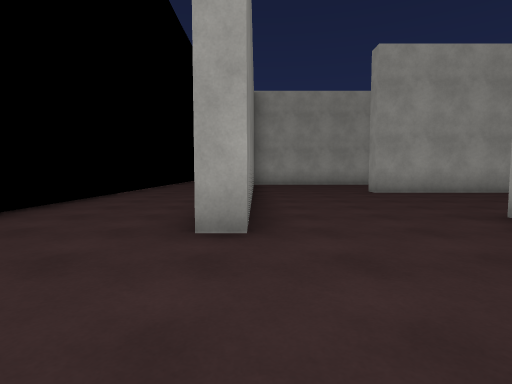
view 1 (above)

24 first-person views from a walk through a 3-D level made in the Unity game engine. The camera is 1.2 m above the floor, tilts 4° down and sees 80° across. The floor is counted in squares, 2 m on a side. Each view is taken from the middle of a square. On the plan, view 1 faces up. The plan holds only what a view shows up to about 9 squares ahead; the rest is blank. The place goes on beyond the plan. The player character is not drawn. Some surface patterns are stand-ins.

view 2
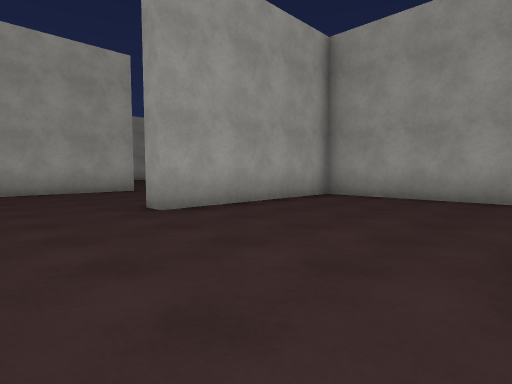

view 3
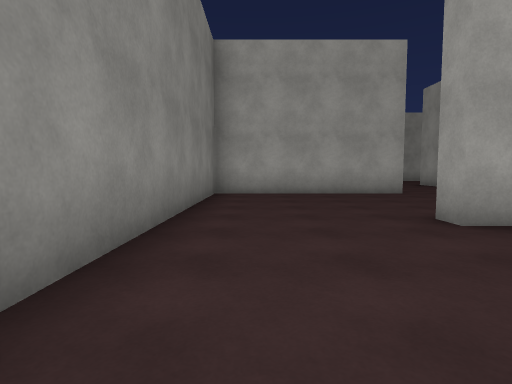

view 4
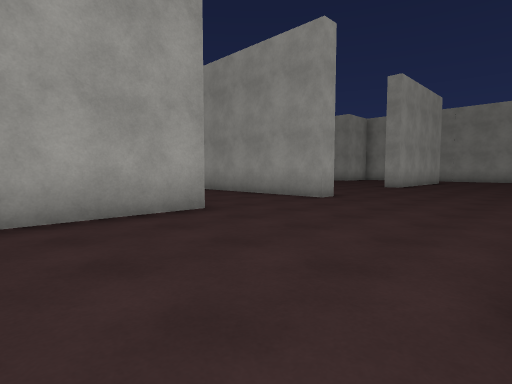

view 5
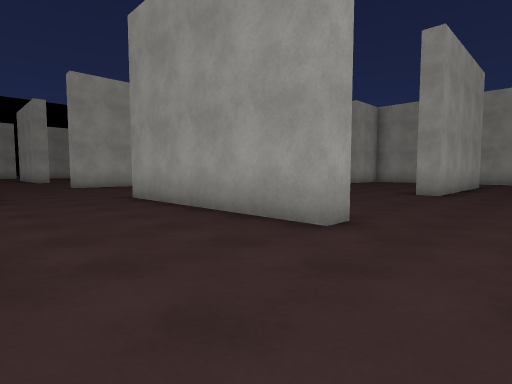

view 6
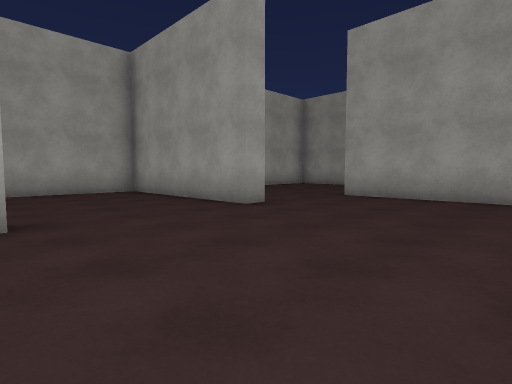

view 7
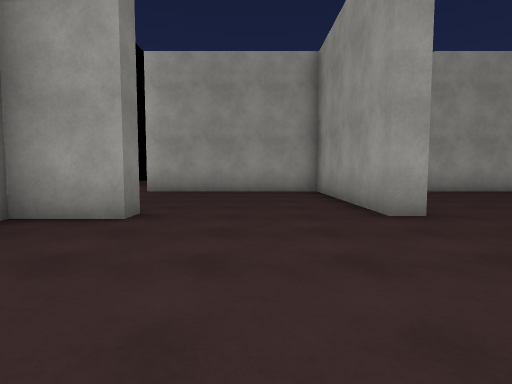

view 8
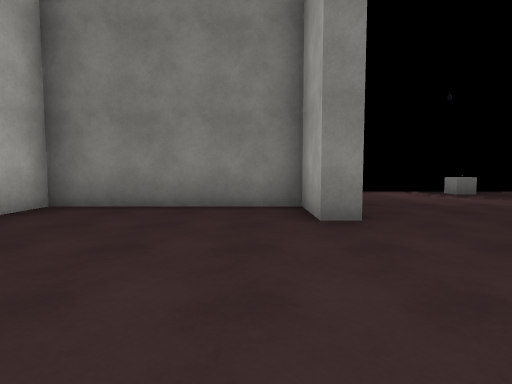

view 9
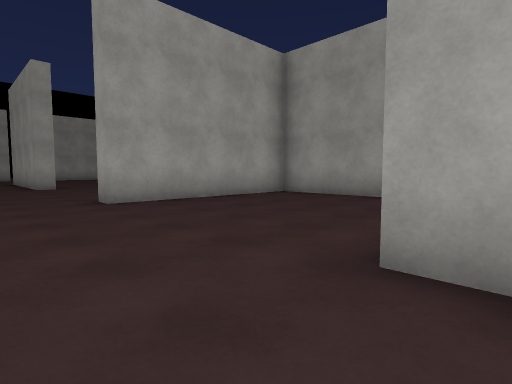

view 10
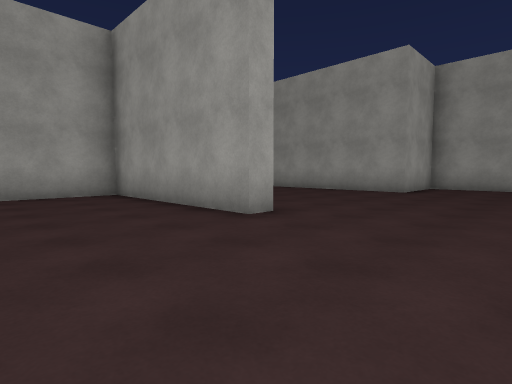

view 11
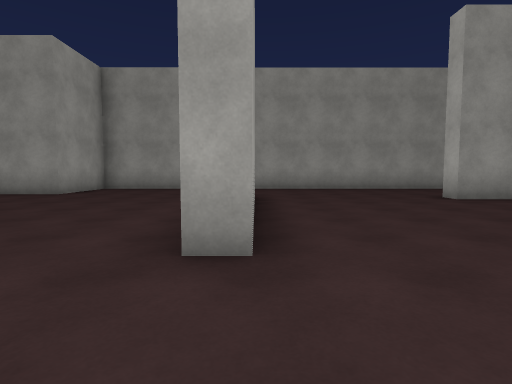

view 12
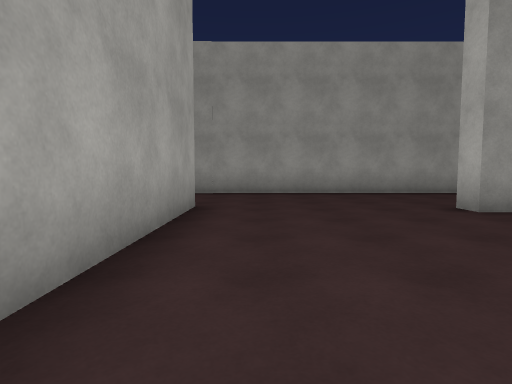

view 13
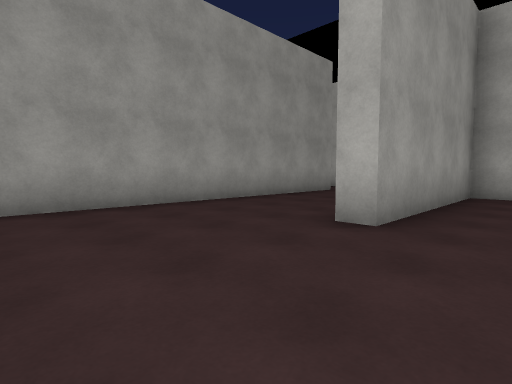

view 14
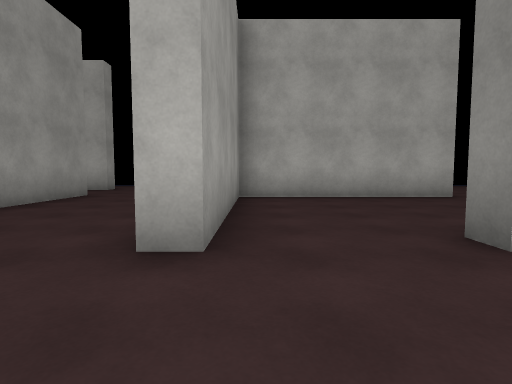

view 15
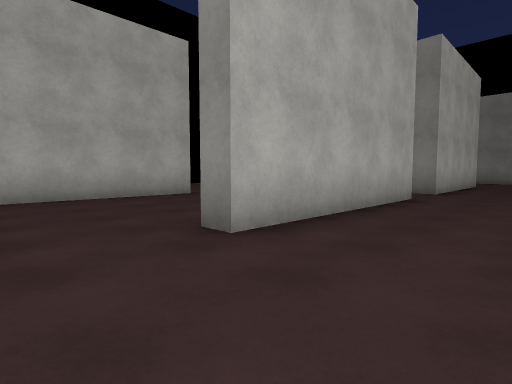

view 16
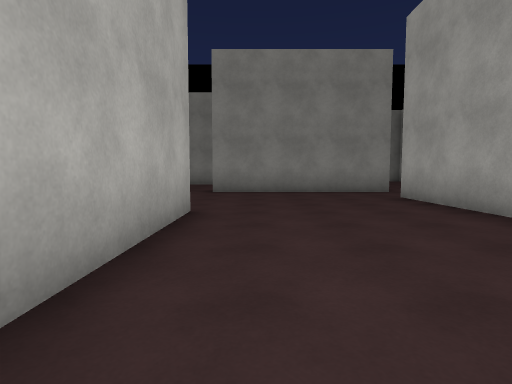

view 17
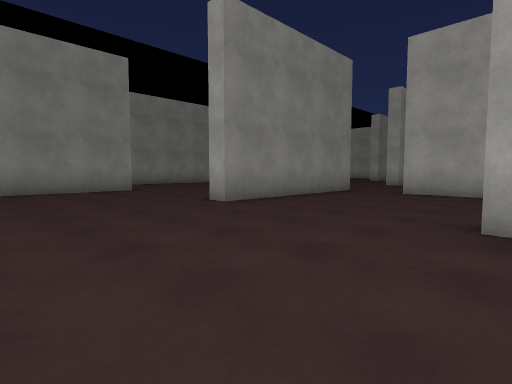

view 18
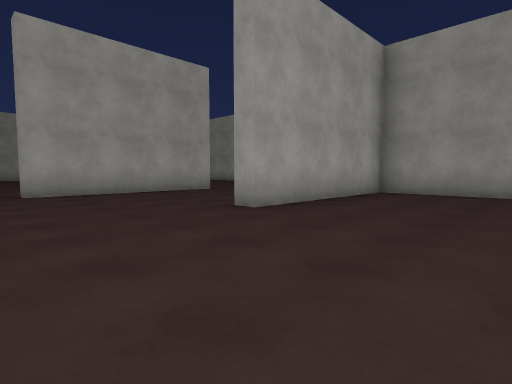

view 19
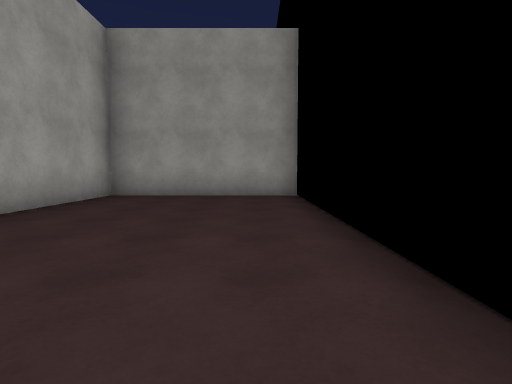

view 20
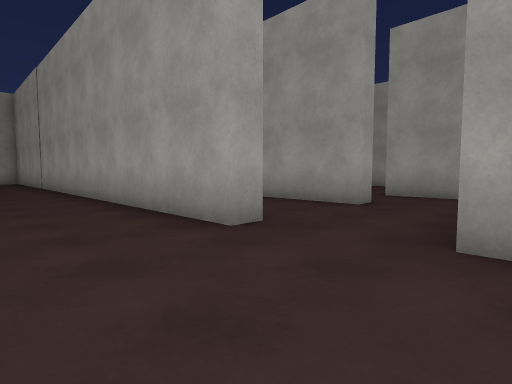

view 21
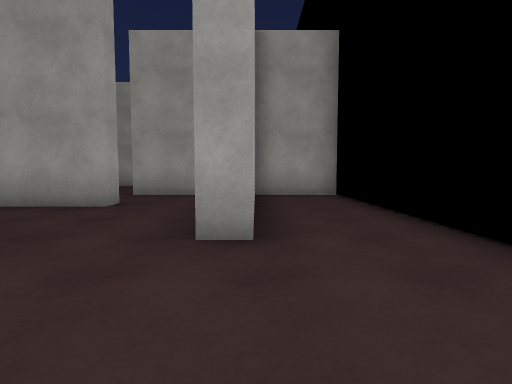

view 22
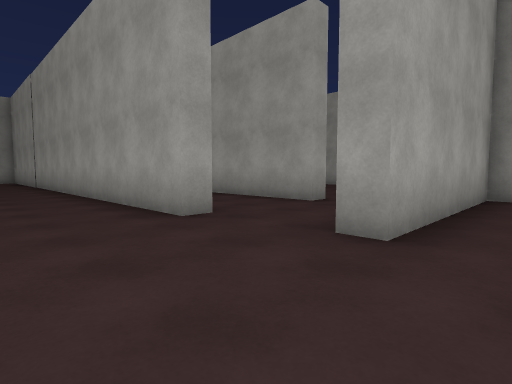

view 23
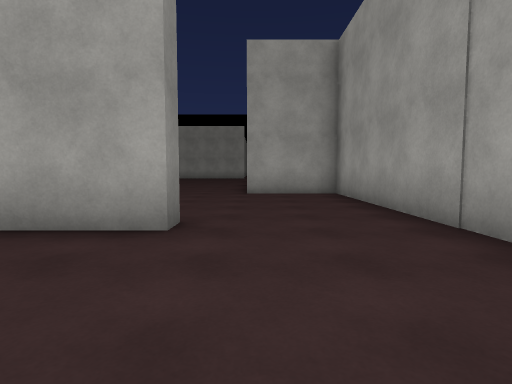

view 24
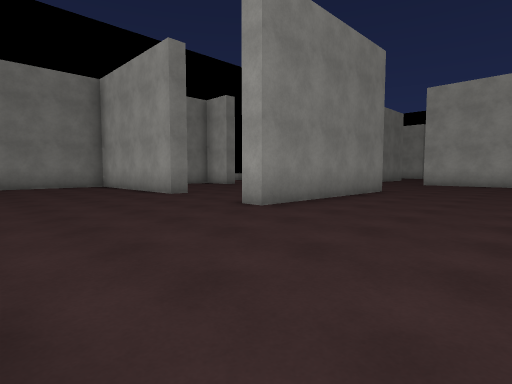

### Floor plan
Points are (right, up) in squares from view 1. A wall is a line through its corners. A room is listed if a view was taken in it or the views show most of it. See-through windows are left out.
Room 1 (views 1, 2, 3, 4, 5, 6, 7, 8, 9, 10, 11, 12, 13, 14, 15, 16, 17, 18, 19, 20, 21, 22, 23, 24)
walls: (8.4, 17.9) (8.4, 12.8) (7.9, 12.8) (7.9, 17.9); (4.9, 13.6) (4.9, 13) (-0.1, 13) (-0.1, 2.9) (-0.6, 2.9); (5.4, 18) (4.8, 18) (4.8, 22.8) (-0.1, 22.8); (6.4, 8.8) (8.4, 8.8) (8.4, 3.8) (7.8, 3.8); (13.5, 18) (12.9, 18) (12.9, 22.8) (7.9, 22.8) (7.9, 23.4); (13.5, 8.3) (10.1, 8.3) (10.1, 8.8) (15.1, 8.8) (15.1, 8.2); (1.4, 18.4) (1.4, 17.8) (-0.1, 17.8) (-0.1, 13.5) (0.9, 13.5); (18.1, 13.6) (18.1, 13) (13.1, 13) (13.1, 13.6); (7.9, 4.5) (7.9, 8.3) (3.2, 8.3) (3.2, 8.9); (3.7, 3.6) (3.7, 0.8); (21.8, 3.5) (21.1, 3.5) (21.1, 18) (18.8, 18) (18.8, 19.6); (17.4, -1.1) (17.4, 3.5) (12.5, 3.5) (12.5, 4) (17.4, 4) (17.4, 8.8) (18, 8.8); (26.5, -1) (26.5, 1) (21.6, 1) (21.6, 1.6)
ways out: opening at (6.5, 23); opening at (22, 2.5)
objects: cube (-3, 22)
Room 2 (no view inside)
walls: (24.6, 3.5) (24.1, 3.5); (26.5, 2.4) (26.5, 4.1)
ways out: opening at (24, 2.5); opening at (25.5, 4)

Positions as (right, up) in squares from view 1, and headings:
1: (0, 0), facing up
2: (1, 4), facing up-right
3: (1, 5), facing up
4: (2, 9), facing up-right
5: (5, 11), facing up-right
6: (1, 14), facing up-right
7: (3, 14), facing up
8: (5, 17), facing left
9: (6, 17), facing up-right
10: (10, 15), facing up-right
11: (11, 13), facing right
12: (13, 12), facing right
13: (16, 12), facing down-right
14: (17, 11), facing down
15: (17, 11), facing down-left
16: (17, 5), facing left
17: (13, 0), facing up-left
18: (9, 0), facing up-right
19: (10, 0), facing right
20: (19, 1), facing up-right
21: (19, 1), facing right
22: (19, 0), facing up-right
23: (19, 10), facing up
24: (12, 9), facing up-left
